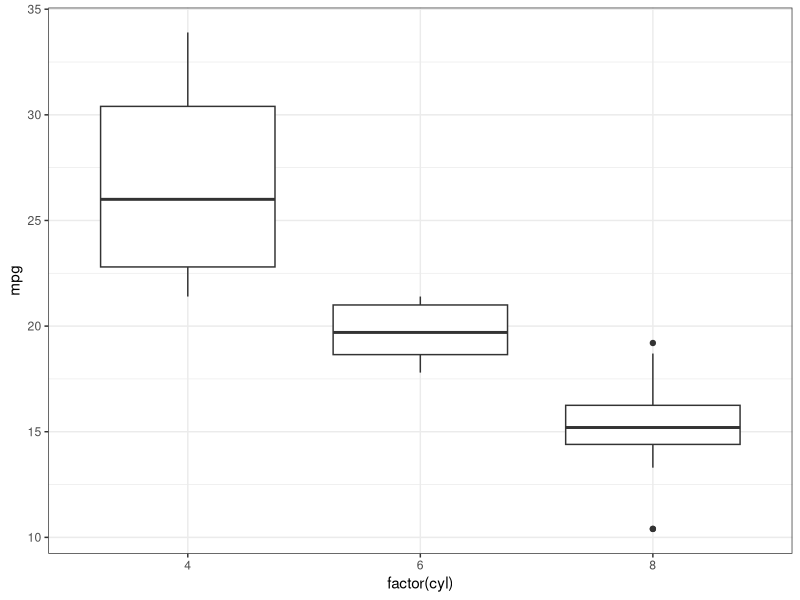

Recreate this plot in R.
## ---- chunk 1
knitr::opts_chunk$set(collapse = TRUE)
library(ggplot2)
## ---- chunk 2

ggplot(mtcars) + geom_boxplot(aes(x = factor(cyl), y = mpg)) + theme_bw()
